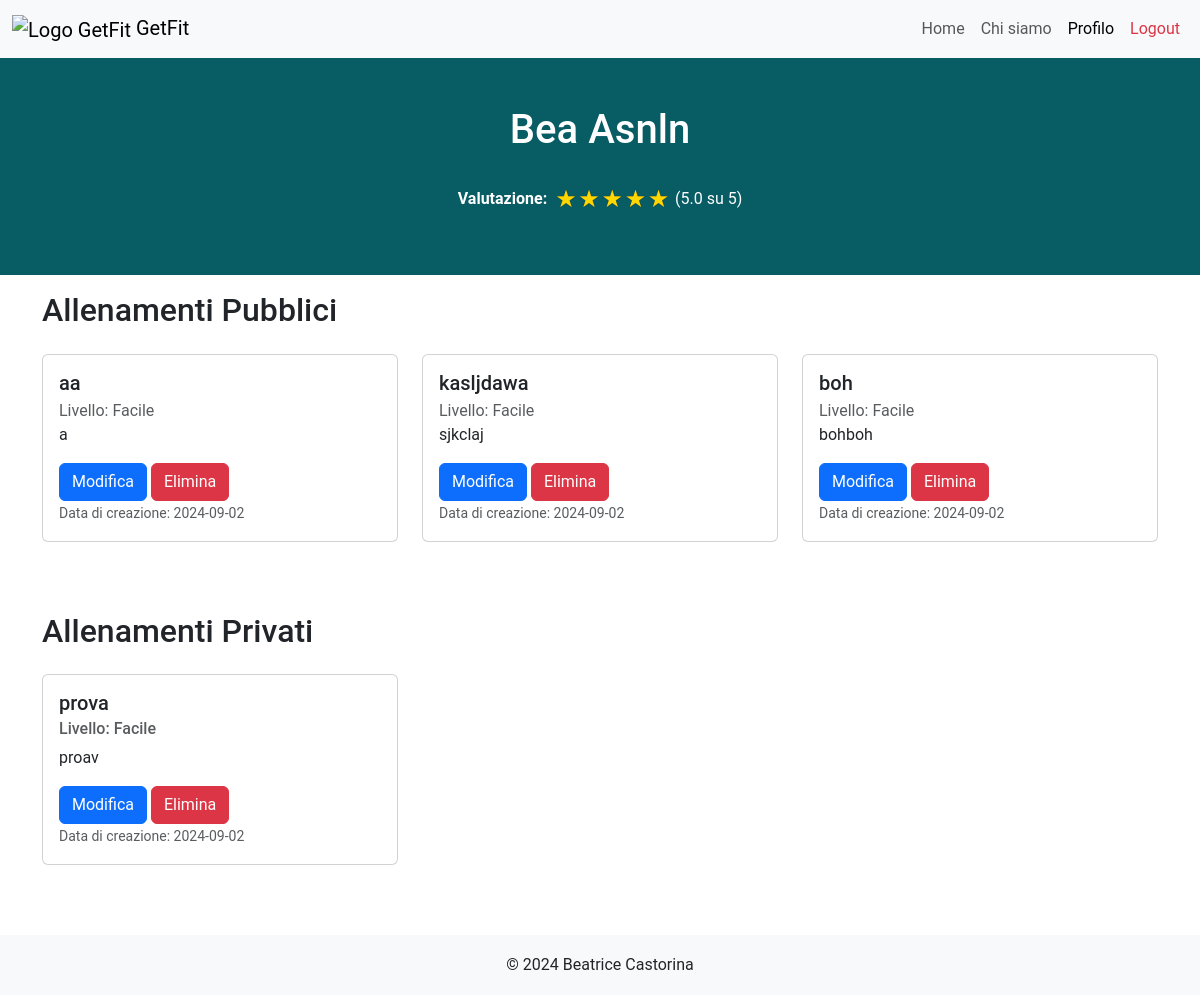
The app's page /profile (signed in) with its own data.
### tables this page shows
CREATE TABLE "PersonalTrainers" (
	"nome"	TEXT NOT NULL,
	"email"	TEXT NOT NULL UNIQUE,
	"password"	TEXT NOT NULL,
	"rating"	REAL NOT NULL,
	"numOfRatings"	INTEGER NOT NULL,
	"pt_id"	INTEGER,
	"cognome"	TEXT NOT NULL,
	"genere"	TEXT NOT NULL,
	PRIMARY KEY("pt_id" AUTOINCREMENT),
	CHECK("rating" <= 5.0)
);

CREATE TABLE "Allenamenti" (
	"id_allenamento"	INTEGER,
	"pt_id"	INTEGER NOT NULL,
	"titolo"	TEXT NOT NULL,
	"descrizione"	TEXT NOT NULL,
	"livello"	TEXT NOT NULL,
	"visibile"	INTEGER NOT NULL,
	"data_creazione"	TEXT NOT NULL,
	PRIMARY KEY("id_allenamento" AUTOINCREMENT),
	FOREIGN KEY("pt_id") REFERENCES "PersonalTrainers"("pt_id")
);

### app.py (the view)
@app.route("/profile")
def pt_profile():
  email = utenti_dao.get_email(request)
  pt_id = utenti_dao.get_user_id_by_email(email,'pt')
  public_workouts = []
  private_workouts = []
  allenamenti_pt_db = allenamenti_dao.get_allenamenti_by_pt(pt_id)
  for workout in allenamenti_pt_db:
    if workout['visibile'] == 0:
      private_workouts.append(workout)
    else:
      public_workouts.append(workout)
  return render_template('profile.html', public_workouts=public_workouts, private_workouts=private_workouts)

### allenamenti_dao.py (called while the page is built)
def get_allenamenti_by_pt(pt_id):
	query = 'SELECT * FROM Allenamenti WHERE pt_id=? ORDER BY data_creazione DESC'
	connection = sqlite3.connect('db/personal.db')
	connection.row_factory = sqlite3.Row
	cursor = connection.cursor()
	cursor.execute(query, (pt_id,))
	result = cursor.fetchall()
	cursor.close()
	connection.close()
	return result

### app.py (called while the page is built)
@login_manager.user_loader
def load_user(user_email):
  user_db, type = utenti_dao.get_user_by_email(user_email)
  if type == 0:
    user = PersonalTrainer(nome=user_db['nome'], cognome=user_db['cognome'], genere=user_db['genere'], pt_id=user_db['pt_id'], rating=user_db['rating'], numOfRatings=user_db['numOfRatings'], email=user_db['email'], password=user_db['password'])
  else:
    user = Client(nome=user_db['nome'], cognome=user_db['cognome'], genere=user_db['genere'], client_id=user_db['client_id'], pt_id=user_db['pt_id'], email=user_db['email'], password=user_db['password'])
  return user

### utenti_dao.py (called while the page is built)
def get_email(request):
	try:
		return request.cookies.get('remember_token').split('|')[0]
	except Exception as e:
		return None

def get_user_id_by_email(user_email, type='client'):
	query1 = 'SELECT pt_id FROM PersonalTrainers WHERE email = ?'
	query2 = 'SELECT client_id FROM Clients WHERE email = ?'
	connection = sqlite3.connect('db/personal.db')
	connection.row_factory = sqlite3.Row
	cursor = connection.cursor()
	if type == 'pt':
		cursor.execute(query1,(user_email,))
	else:
		cursor.execute(query2, (user_email,))
	result = cursor.fetchone()
	cursor.close()
	connection.close()
	return result[0]

def get_user_by_email(user_email):
	type = 0 # 0: personal_trainer, 1: client
	query1 = 'SELECT * FROM PersonalTrainers WHERE email = ?'
	query2 = 'SELECT * FROM Clients WHERE email = ?'
	connection = sqlite3.connect('db/personal.db')
	connection.row_factory = sqlite3.Row
	cursor = connection.cursor()
	cursor.execute(query1,(user_email,))
	user = cursor.fetchone()
	if user is None:
		cursor.execute(query2, (user_email,)) # Clients
		user = cursor.fetchone()
		type = 1
	cursor.close()
	connection.close()
	return user, type

### templates/profile.html (shortened to what this page needs)
{% extends "base.html" %}
{% block style %} {{url_for('static', filename='css/profile_styles.css')}} {% endblock %}
{% block content %}
  <section class="hero-section py-5">
    <div class="container">
      <h1 class="mb-3">{{current_user.nome.capitalize()}} {{current_user.cognome.capitalize()}}</h1>
      <div class="d-flex align-items-center justify-content-center">
        <p id="p-rating"><strong>Valutazione:</strong></p>
        {% if current_user.rating != 0.0 %}
          <div class="rating">
            <span class="{% if current_user.rating > 0.5 %}star-full{% else %}star-empty{% endif %}">{% if current_user.rating > 0.5 %}★{% else %}☆{% endif %}</span>
            <span class="{% if current_user.rating > 1.5 %}star-full{% else %}star-empty{% endif %}">{% if current_user.rating > 1.5 %}★{% else %}☆{% endif %}</span>
            <span class="{% if current_user.rating > 2.5 %}star-full{% else %}star-empty{% endif %}">{% if current_user.rating > 2.5 %}★{% else %}☆{% endif %}</span>
            <span class="{% if current_user.rating > 3.5 %}star-full{% else %}star-empty{% endif %}">{% if current_user.rating > 3.5 %}★{% else %}☆{% endif %}</span>
            <span class="{% if current_user.rating > 4.5 %}star-full{% else %}star-empty{% endif %}">{% if current_user.rating > 4.5 %}★{% else %}☆{% endif %}</span>
          </div>
          <span class="ms-2">({{'%.1f'%(current_user.rating)}} su 5)</span>
        {% else %}
          <em>Non valutato</em>
        {% endif %}
      </div>
    </div>
  </section>
  <section class="workouts-section mt-3">
    <div class="container">
      <h2 class="mb-4">Allenamenti Pubblici</h2>
      <div class="row">
        {% for allenamento in public_workouts %}
          <div class="col-lg-4 col-md-6 workout-card">
            <div class="card">
              <div class="card-body">
                <h5 class="card-title">{{ allenamento.titolo }}</h5>
                <p class="card-subtitle text-body-secondary">Livello: {{allenamento.livello.capitalize()}}</p>
                <p class="card-text">{{allenamento.descrizione}}</p>
                <a href="/modify_workout/{{allenamento.id_allenamento}}" class="btn btn-primary">Modifica</a>
                <form class="d-inline" action="/delete_workout/{{allenamento.id_allenamento}}" method="post">
                  <button type="submit" class="btn btn-danger">Elimina</button>
                </form>
                <p class="card-text"><small class="text-body-secondary">Data di creazione: {{allenamento.data_creazione.split()[0]}}</small></p>
              </div>
            </div>
          </div>
        {% endfor %}
      </div>
    </div>
  </section>
  <section class="workouts-section">
    <div class="container">
      <h2 class="mb-4">Allenamenti Privati</h2>
      <div class="row">
        {% for allenamento in private_workouts %}
          <div class="col-lg-4 col-md-6 workout-card">
            <div class="card">
              <div class="card-body">
                <h5 class="card-title">{{ allenamento.titolo }}</h5>
                <h6 class="card-subtitle mb-2 text-body-secondary">Livello: {{allenamento.livello.capitalize()}}</h6>
                <p class="card-text">{{allenamento.descrizione}}</p>
                <a href="/modify_workout/{{allenamento.id_allenamento}}" class="btn btn-primary">Modifica</a>
                <form class="d-inline" action="/delete_workout/{{allenamento.id_allenamento}}" method="post">
                  <button type="submit" class="btn btn-danger">Elimina</button>
                </form>
                <p class="card-text"><small class="text-body-secondary">Data di creazione: {{allenamento.data_creazione.split()[0]}}</small></p>
              </div>
            </div>
          </div>
        {% endfor %}
      </div>
    </div>
  </section>
{% endblock %}

### templates/base.html (shortened to what this page needs)
<!DOCTYPE html>
<html lang="it">
  <head>
    <link href="https://cdn.jsdelivr.net/npm/bootstrap@5.3.2/dist/css/bootstrap.min.css" rel="stylesheet">
    <link href="https://cdnjs.cloudflare.com/ajax/libs/font-awesome/6.0.0-beta3/css/all.min.css" rel="stylesheet">
    <link rel="stylesheet" href="{{url_for('static', filename='css/base_styles.css')}}">
    <link rel="stylesheet" href="{% block style %}{% endblock %}">
  </head>
  <body>
    <div class="wrapper">
      <nav class="navbar navbar-expand-lg navbar-light bg-light">
        <div class="container-fluid">
          <a class="navbar-brand" href="/">
            <img src="{{ url_for('static', filename='img/logo.png') }}" alt="Logo GetFit" width="75" height="75">
            GetFit
          </a>
          <div class="collapse navbar-collapse" id="navbarNav">
            <ul class="navbar-nav ms-auto">
              <li class="nav-item">
                <a class="nav-link {% if request.path == url_for('index') %}active{% endif %}" aria-current="page" href="{{ url_for('index') }}">Home</a>
              </li>
              <li class="nav-item">
                <a class="nav-link {% if request.path == url_for('about') %}active{% endif %}" aria-current="page" href="{{ url_for('about') }}">Chi siamo</a>
              </li>
              {% if not current_user.is_authenticated %}
                <li class="nav-item">
                  <a class="btn btn-primary my-1" href="{{ url_for('signup') }}">Registrati</a>
                </li>
                <li class="nav-item">
                  <a class="btn btn-outline-primary ms-2 my-1" href="{{url_for('login')}}">Login</a>
                </li>
              {% else %}
                {% if current_user.__class__.__name__ == "PersonalTrainer" %}
                  <li class="nav-item">
                    <a class="nav-link {% if request.path == url_for('pt_profile') %}active{% endif %}" aria-current="page" href="{{ url_for('pt_profile') }}">Profilo</a>
                  </li>
                {% else %}
                  {% if current_user.pt_id is not none %}
                    <li class="nav-item">
                      <a class="nav-link {% if request.path == url_for('schede') %}active{% endif %}" aria-current="page" href="{{ url_for('schede') }}">Schede</a>
                    </li>
                  {% endif %}
                {% endif %}
                <li class="nav-item">
                  <a class="nav-link text-danger" aria-current="page" href="{{ url_for('logout') }}">Logout</a>
                </li>
              {% endif %}
            </ul>
          </div>
        </div>
      </nav>
      <div class="content">
        {% block content %}{% endblock %}
      </div>
    </div>
    <footer>
      <div class="container text-center">
        <p class="mb-0">&copy; 2024 Beatrice Castorina</p>
      </div>
    </footer>
  </body>
</html>

### static/css/base_styles.css (style rules this page uses)
html, body { font-family: 'Roboto', sans-serif; height: 100%; margin: 0; }
.hero-section { background-color: #085c64; color: white; padding: 60px 0; text-align: center; }
.wrapper { min-height: calc(100vh - 60px); }
footer { background-color: #f8f9fa; height: 60px; line-height: 60px; }
.card { transition: transform 0.3s; }

### static/css/profile_styles.css (style rules this page uses)
.workouts-section { margin-bottom: 50px; }
.workout-card { margin-bottom: 20px; }
.rating > .star-full { content: "★"; color: gold; text-shadow: 0 0 1px #333; }
.rating { unicode-bidi: bidi-override; direction: ltr; text-align: center; }
.rating > span { display: inline-block; position: relative; width: .8em; font-size: 1.5rem; }
#p-rating { margin-top: 1.1rem; margin-right: .5rem; }

### records on screen
PersonalTrainers: nome "Bea", cognome "Asnln", rating "5.0"
Allenamenti: titolo "aa", livello "Facile", descrizione "a", data_creazione "2024-09-02"
Allenamenti: titolo "kasljdawa", livello "Facile", descrizione "sjkclaj", data_creazione "2024-09-02"
Allenamenti: titolo "boh", livello "Facile", descrizione "bohboh", data_creazione "2024-09-02"
Allenamenti: titolo "prova", livello "Facile", descrizione "proav", data_creazione "2024-09-02"
